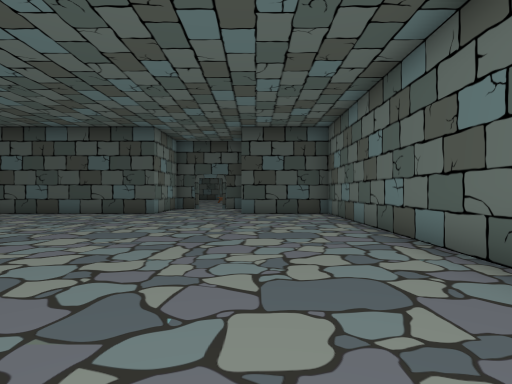
[1] (above)

16 first-person views from a walk through a Unity game level. The camera is 1.5 m above the floor, looks level and sees 80° across. The floor is counted in squares, 2 m on a side. Each view is taken from the middle of a square. On the plan, view 1 faces up. The plan holds only what a view shows up to about 10 squares ahead; the rest is blank. The place goes on beyond the plan. Some animated figures are left out. Door leaves are left out, so doorways stand open.

[2]
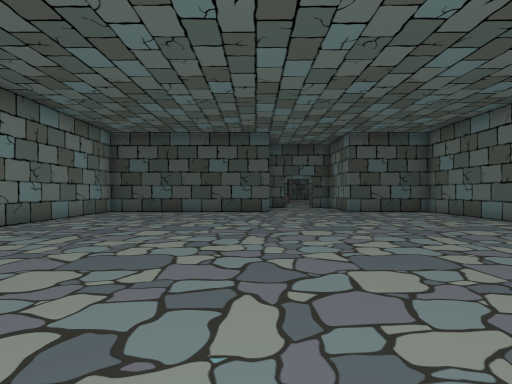

[3]
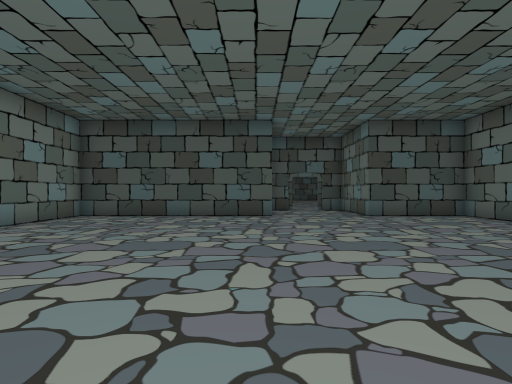

[4]
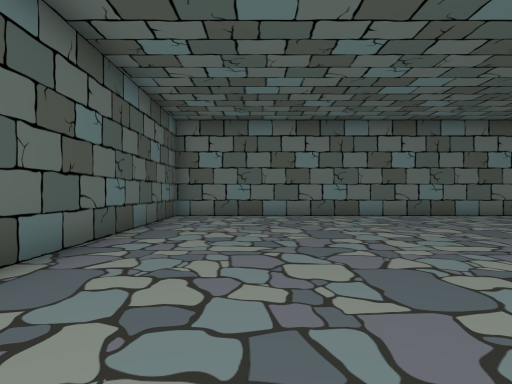

[5]
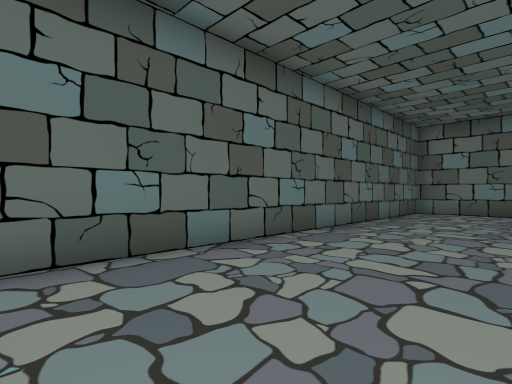

[6]
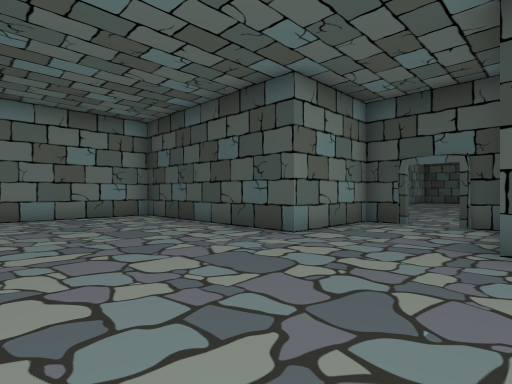

[7]
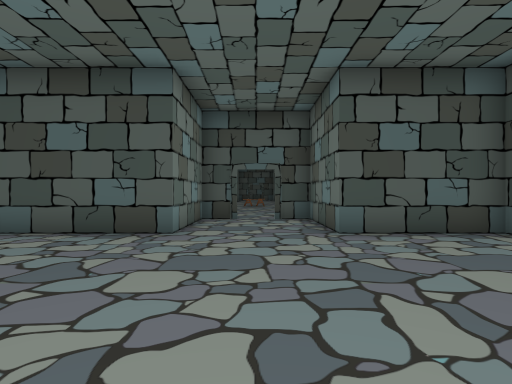

[8]
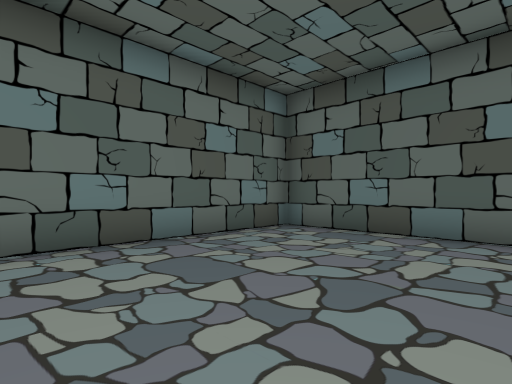

[9]
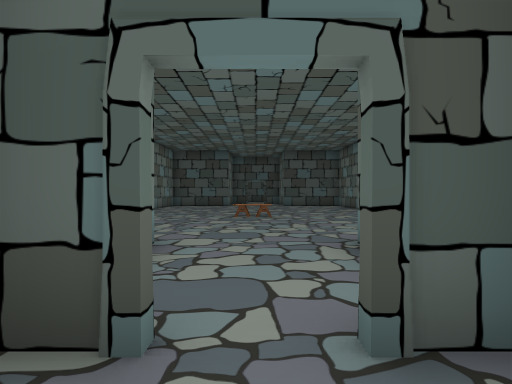

[10]
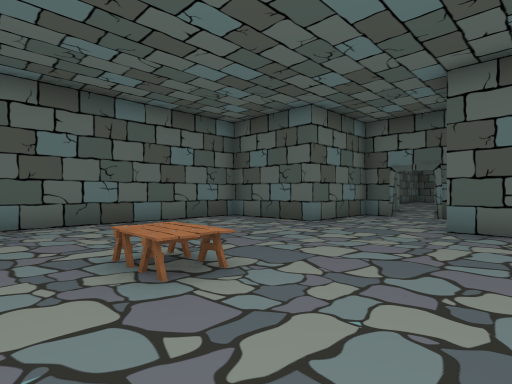

[11]
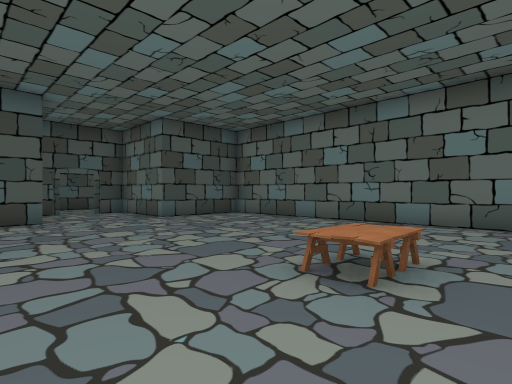

[12]
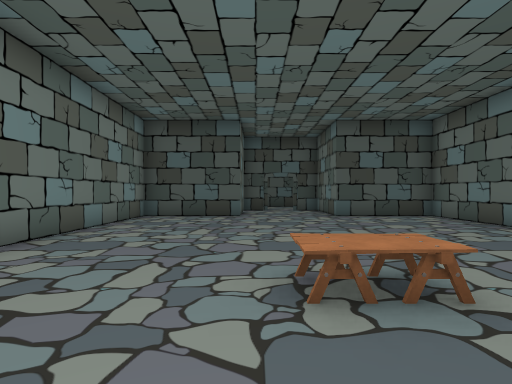

[13]
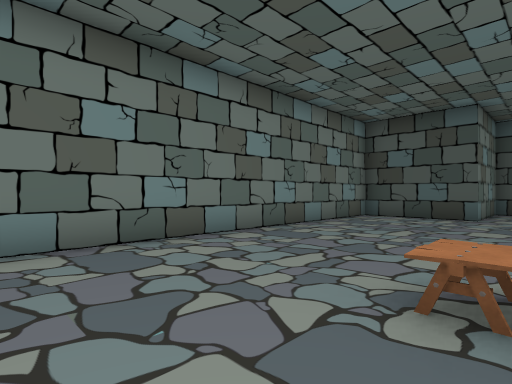

[14]
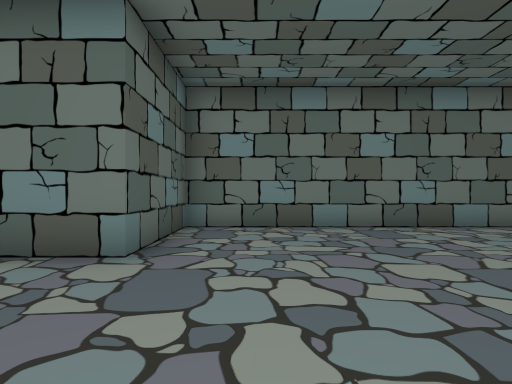

[15]
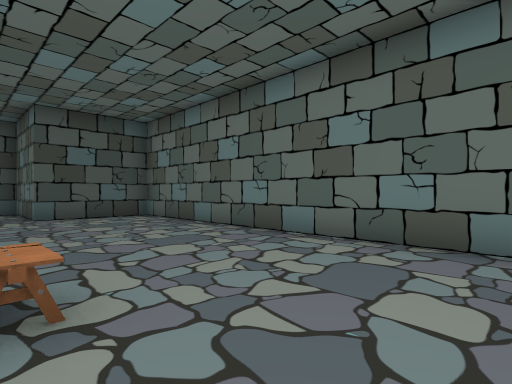

[16]
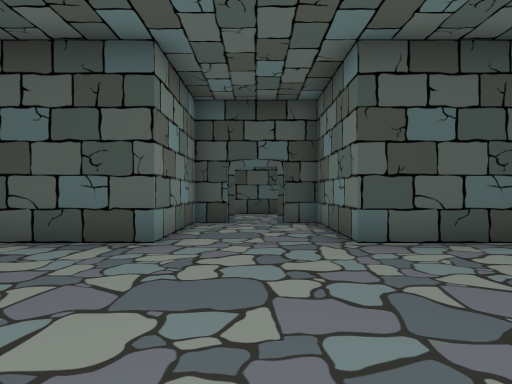

### Floor plan
Ten units are one square. View 1 is at (0, 0); x grows to the right and y downward. Boxes are objects, and circles mark ways between rooms. Rooms are numbered by the first view taken in them; rooms with no view inside come last. Other rooms are left out.
<svg viewBox="-100 -320 130 340">
<path fill="none" stroke="#000" d="M-25 -134 -35 -134 -35 -105 -95 -105 -95 15 25 15 25 -105 -5 -105 -5 -134 -15 -134M-15 -135 -5 -135 -5 -165 25 -165 25 -285 -5 -285 -5 -314 -15 -314M-25 -314 -35 -314 -35 -285 -65 -285 -65 -165 -35 -165 -35 -150"/>
<rect x="-25" y="-215" width="10" height="10" fill="#bbb"><title>other object</title></rect>
<circle cx="-20" cy="-135" r="3" fill="#2a7"/>
<text x="-30" y="-50">1</text>
<text x="-20" y="-220">2</text>
</svg>
Room 1 opens to room 2.

Where each view was taken, in squares from view 1:
view 1: 0 up, 0 right, facing up
view 2: 1 down, 4 left, facing up
view 3: 1 up, 4 left, facing up
view 4: 1 up, 0 right, facing left
view 5: 2 up, 2 right, facing down-left
view 6: 6 up, 0 right, facing up-left
view 7: 5 up, 2 left, facing up
view 8: 4 up, 2 left, facing down-right
view 9: 12 up, 2 left, facing up
view 10: 23 up, 5 left, facing down-right
view 11: 20 up, 5 left, facing up-right
view 12: 19 up, 3 left, facing up
view 13: 19 up, 2 left, facing up-left
view 14: 18 up, 0 right, facing left
view 15: 19 up, 2 left, facing up-right
view 16: 24 up, 2 left, facing up
